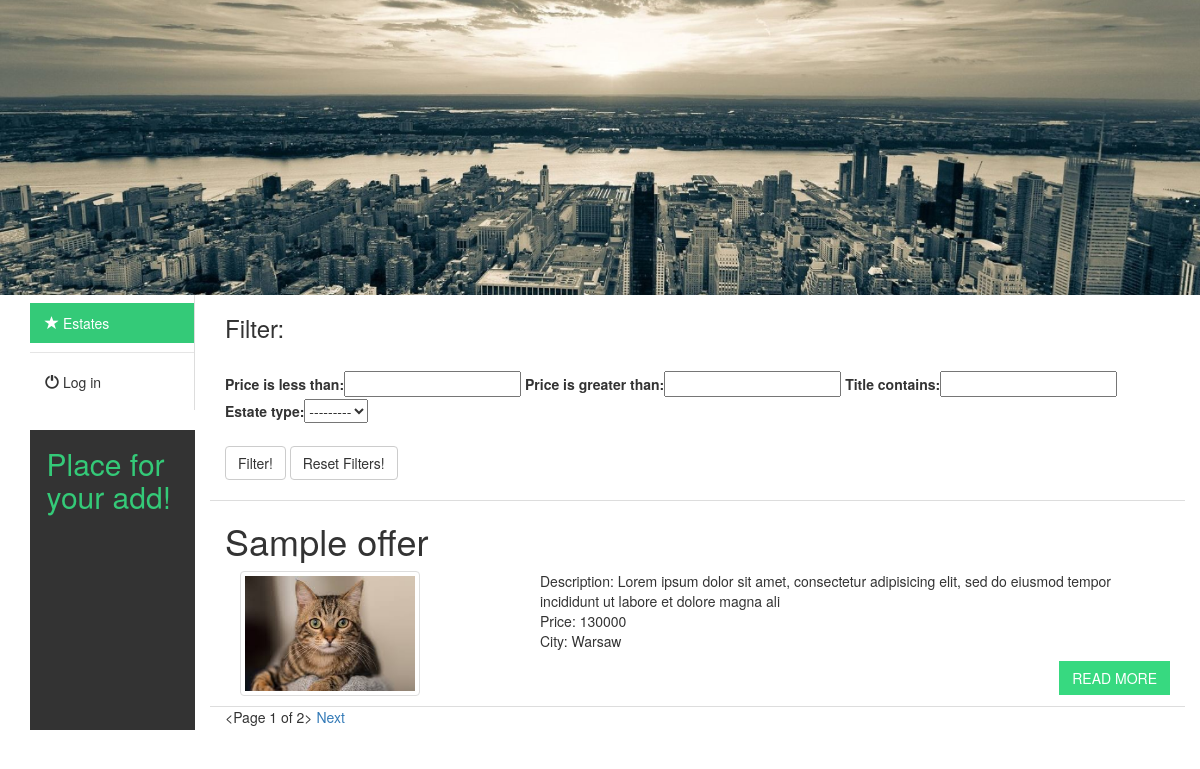
The page / on the database its author committed.
### estate_app/models.py (models this page shows, shortened)
class PropertyModel(models.Model):
    author      = models.ForeignKey(User, on_delete=models.CASCADE,
            related_name = 'estates')
    title       = models.CharField(max_length = 128)
    text        = models.TextField(max_length = 10000)
    price       = models.PositiveIntegerField(
            validators=[MaxValueValidator(1000000000)]) #MAX VALUE
    city        = models.CharField(max_length = 64)
    types       = Choices('Flat', 'House', 'Plot')
    estate_type = models.CharField(choices=types, default=types.Flat, max_length=8)

class ImagesModel(models.Model):
    property = models.ForeignKey(PropertyModel, related_name = 'images', on_delete=models.CASCADE)
    image = models.ImageField( verbose_name = 'Image') #upload_to = get_filename,

### estate_app/views.py (the view)
# urls.py: path('', views.PropertyListView.as_view(), name='property_list_view'),
class PropertyListView(BaseFilterView, ListView):
    model = models.PropertyModel
    paginate_by = 1
    filterset_class = filters.PropertyFilter

### common_tags/templatetags/my_tags.py (called while the page is built)
@register.simple_tag
def get_first_photo(offer_id):
    img = estate_models.ImagesModel.objects.filter(
        property = offer_id).first()
    if img:
        return img.image.url
    else:
        return STATIC_URL + 'estate_pro/noimage.png'

@register.simple_tag
def cut_text(text):
    return text[:120]

@register.simple_tag
def url_replace(request, field, value):
    d = request.GET.copy()
    d[field] = value
    return d.urlencode()

### estate_app/templates/estate_app/propertymodel_list.html (shortened to what this page needs)
{% extends "base.html" %}
{% load bootstrap3 %}
{% load my_tags %}
{% block content %}
  <div class="col-sm-10 blogShort">
    <form method="GET">
      <h3>Filter:</h3>
      <br>
      {{filter.form.as_table}}
      <br>
      <br>
      <input class="btn btn-default" type="submit" value="Filter!">
      <a class="btn btn-default" href="{%url 'estate_app:property_list_view' %}">Reset Filters!</a>
    </form>
    <br>
  </div>
     {% for offer in object_list %}
      <div class="col-sm-10 pull-right blogShort">
          <h1>{{offer.title}}</h1>
          <div class="col-sm-4 pull-left">
            <img src="{% get_first_photo offer.id %}" alt="post img" class="pull-left img-responsive margin10 img-thumbnail profile-img">
          </div>
          <article><p>
              Description: {% cut_text offer.text %} <br>
              Price: {{offer.price}} <br>
              City: {{offer.city}}
            </p></article>
          <a class="btn btn-blog pull-right marginBottom10" href="{% url 'estate_app:property_detail_view' offer.id %}">READ MORE</a>
      </div>
    {% endfor %}
    <div class="paginator col-sm-10">
      {% if is_paginated %}
        {{page_obj}}
        {% if page_obj.has_next %}
          <a href="?{% url_replace request 'page' page_obj.next_page_number %}"> Next </a>
        {% endif %}
      {% endif %}
    </div>
{% endblock %}

### static/estate_pro/css/master.css (style rules this page uses)
.profile-img { max-height: 180px; max-width: 180px; }
.blogShort { border-bottom:1px solid #ddd; }
.btn-blog { color: #ffffff; background-color: #37d980; border-color: #37d980; border-radius:0; margin-bottom:10px }
.margin10 { margin-bottom:10px; margin-right:10px; }

### rows shown on the page
PropertyModel: title "Sample offer", id.image (picture), text "Lorem ipsum dolor sit amet, consectetur adipisicing elit, sed do eiusmod tempor incididunt ut labore et dolore magna ali", price "130000", city "Warsaw"

### other values the page prints
{{ page_obj }} "<Page 1 of 2>"
